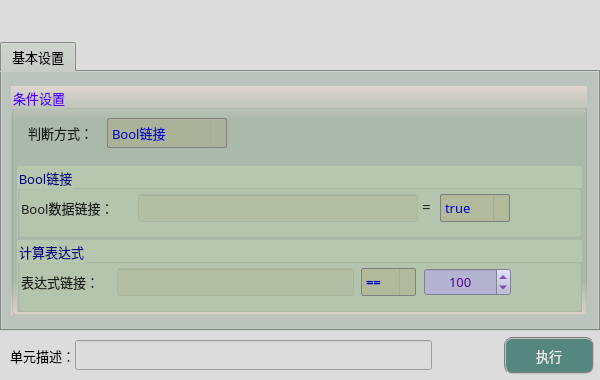
<?xml version="1.0" encoding="UTF-8"?>
<ui version="4.0">
 <class>frmLogicJudgeClass</class>
 <widget class="QDialog" name="frmLogicJudgeClass">
  <property name="geometry">
   <rect>
    <x>0</x>
    <y>0</y>
    <width>600</width>
    <height>380</height>
   </rect>
  </property>
  <property name="sizePolicy">
   <sizepolicy hsizetype="Fixed" vsizetype="Fixed">
    <horstretch>0</horstretch>
    <verstretch>0</verstretch>
   </sizepolicy>
  </property>
  <property name="minimumSize">
   <size>
    <width>600</width>
    <height>380</height>
   </size>
  </property>
  <property name="maximumSize">
   <size>
    <width>600</width>
    <height>380</height>
   </size>
  </property>
  <property name="windowTitle">
   <string>判断语句</string>
  </property>
  <property name="styleSheet">
   <string notr="true">background-color: rgb(220, 220, 220);</string>
  </property>
  <layout class="QGridLayout" name="gridLayout">
   <property name="leftMargin">
    <number>0</number>
   </property>
   <property name="topMargin">
    <number>0</number>
   </property>
   <property name="rightMargin">
    <number>0</number>
   </property>
   <property name="bottomMargin">
    <number>0</number>
   </property>
   <property name="spacing">
    <number>1</number>
   </property>
   <item row="3" column="0" colspan="2">
    <layout class="QHBoxLayout" name="horizontalLayout">
     <property name="spacing">
      <number>0</number>
     </property>
     <property name="bottomMargin">
      <number>6</number>
     </property>
     <item>
      <spacer name="horizontalSpacer">
       <property name="orientation">
        <enum>Qt::Horizontal</enum>
       </property>
       <property name="sizeType">
        <enum>QSizePolicy::Fixed</enum>
       </property>
       <property name="sizeHint" stdset="0">
        <size>
         <width>10</width>
         <height>20</height>
        </size>
       </property>
      </spacer>
     </item>
     <item>
      <widget class="QLabel" name="label_3">
       <property name="sizePolicy">
        <sizepolicy hsizetype="Fixed" vsizetype="Fixed">
         <horstretch>0</horstretch>
         <verstretch>0</verstretch>
        </sizepolicy>
       </property>
       <property name="maximumSize">
        <size>
         <width>83</width>
         <height>25</height>
        </size>
       </property>
       <property name="font">
        <font>
         <family>微软雅黑</family>
         <pointsize>10</pointsize>
        </font>
       </property>
       <property name="styleSheet">
        <string notr="true">background-color: rgba(255, 255, 255, 0);</string>
       </property>
       <property name="text">
        <string>单元描述：</string>
       </property>
      </widget>
     </item>
     <item>
      <widget class="QLineEdit" name="txtDescribe">
       <property name="sizePolicy">
        <sizepolicy hsizetype="Fixed" vsizetype="Fixed">
         <horstretch>0</horstretch>
         <verstretch>0</verstretch>
        </sizepolicy>
       </property>
       <property name="minimumSize">
        <size>
         <width>357</width>
         <height>30</height>
        </size>
       </property>
       <property name="maximumSize">
        <size>
         <width>16777215</width>
         <height>30</height>
        </size>
       </property>
       <property name="font">
        <font>
         <family>微软雅黑</family>
         <pointsize>10</pointsize>
        </font>
       </property>
      </widget>
     </item>
     <item>
      <spacer name="horizontalSpacer_8">
       <property name="orientation">
        <enum>Qt::Horizontal</enum>
       </property>
       <property name="sizeHint" stdset="0">
        <size>
         <width>40</width>
         <height>20</height>
        </size>
       </property>
      </spacer>
     </item>
     <item>
      <widget class="QPushButton" name="btnExecute">
       <property name="minimumSize">
        <size>
         <width>90</width>
         <height>37</height>
        </size>
       </property>
       <property name="font">
        <font>
         <family>微软雅黑</family>
         <pointsize>10</pointsize>
        </font>
       </property>
       <property name="styleSheet">
        <string notr="true">QWidget{ background-color: rgb(85, 135, 127);}
QWidget{ color: rgb(235, 235, 235);}
QWidget{ border: 2px groove gray;border-radius: 8px;padding: 2px 4px;}
QPushButton:hover{ background-color: rgb(85, 155, 127);}
QPushButton:pressed{background-color: rgb(85, 175, 127);}</string>
       </property>
       <property name="text">
        <string>执行</string>
       </property>
      </widget>
     </item>
     <item>
      <spacer name="horizontalSpacer_2">
       <property name="orientation">
        <enum>Qt::Horizontal</enum>
       </property>
       <property name="sizeType">
        <enum>QSizePolicy::Fixed</enum>
       </property>
       <property name="sizeHint" stdset="0">
        <size>
         <width>6</width>
         <height>20</height>
        </size>
       </property>
      </spacer>
     </item>
    </layout>
   </item>
   <item row="0" column="0">
    <spacer name="verticalSpacer_2">
     <property name="orientation">
      <enum>Qt::Vertical</enum>
     </property>
     <property name="sizeType">
      <enum>QSizePolicy::Fixed</enum>
     </property>
     <property name="sizeHint" stdset="0">
      <size>
       <width>20</width>
       <height>42</height>
      </size>
     </property>
    </spacer>
   </item>
   <item row="2" column="0">
    <spacer name="verticalSpacer_4">
     <property name="orientation">
      <enum>Qt::Vertical</enum>
     </property>
     <property name="sizeType">
      <enum>QSizePolicy::Fixed</enum>
     </property>
     <property name="sizeHint" stdset="0">
      <size>
       <width>20</width>
       <height>5</height>
      </size>
     </property>
    </spacer>
   </item>
   <item row="1" column="0" colspan="2">
    <widget class="QTabWidget" name="tabWidget">
     <property name="sizePolicy">
      <sizepolicy hsizetype="Expanding" vsizetype="Expanding">
       <horstretch>0</horstretch>
       <verstretch>0</verstretch>
      </sizepolicy>
     </property>
     <property name="minimumSize">
      <size>
       <width>0</width>
       <height>0</height>
      </size>
     </property>
     <property name="maximumSize">
      <size>
       <width>16777215</width>
       <height>16777215</height>
      </size>
     </property>
     <property name="font">
      <font>
       <family>微软雅黑</family>
       <pointsize>10</pointsize>
      </font>
     </property>
     <property name="styleSheet">
      <string notr="true">background-color: #bcc2bc;</string>
     </property>
     <property name="currentIndex">
      <number>0</number>
     </property>
     <widget class="QWidget" name="tab">
      <attribute name="title">
       <string>基本设置</string>
      </attribute>
      <widget class="QGroupBox" name="groupC">
       <property name="geometry">
        <rect>
         <x>9</x>
         <y>14</y>
         <width>576</width>
         <height>229</height>
        </rect>
       </property>
       <property name="font">
        <font>
         <family>微软雅黑</family>
         <pointsize>10</pointsize>
        </font>
       </property>
       <property name="styleSheet">
        <string notr="true">background-color: qlineargradient(x1:0, y1:0, x2:0, y2:1, stop:0 #dfd5cf, stop: 0.15 #acbbac, stop: 0.85 #acbbac,stop:1 #dfd5cf);
color: rgb(85, 0, 255);</string>
       </property>
       <property name="title">
        <string>条件设置</string>
       </property>
       <widget class="QComboBox" name="comboType">
        <property name="geometry">
         <rect>
          <x>96</x>
          <y>32</y>
          <width>120</width>
          <height>30</height>
         </rect>
        </property>
        <property name="sizePolicy">
         <sizepolicy hsizetype="Fixed" vsizetype="Fixed">
          <horstretch>0</horstretch>
          <verstretch>0</verstretch>
         </sizepolicy>
        </property>
        <property name="minimumSize">
         <size>
          <width>120</width>
          <height>30</height>
         </size>
        </property>
        <property name="maximumSize">
         <size>
          <width>120</width>
          <height>16777215</height>
         </size>
        </property>
        <property name="font">
         <font>
          <family>微软雅黑</family>
          <pointsize>10</pointsize>
         </font>
        </property>
        <property name="styleSheet">
         <string notr="true">QComboBox {
    border: 1px solid gray;
    border-radius: 2px;    
    color: rgb(0, 0, 200);
	background-color: rgba(170, 170, 127,100);
}
QComboBox::drop-down {
    subcontrol-origin: padding;
    subcontrol-position: top right;
    width: 15px; 
    border-left-width: 1px;
    border-left-color: darkgray;
    border-left-style: solid;
    border-top-right-radius: 3px;
    border-bottom-right-radius: 3px;
}

QComboBox::down-arrow {
    image: url(:/resource/down.png);
} 
QComboBox::down-arrow:on {
    top: 1px;
    left: 1px;
}</string>
        </property>
        <property name="sizeAdjustPolicy">
         <enum>QComboBox::AdjustToContents</enum>
        </property>
        <item>
         <property name="text">
          <string>Bool链接</string>
         </property>
        </item>
        <item>
         <property name="text">
          <string>计算表达式</string>
         </property>
        </item>
       </widget>
       <widget class="QLabel" name="label_30">
        <property name="geometry">
         <rect>
          <x>17</x>
          <y>37</y>
          <width>81</width>
          <height>19</height>
         </rect>
        </property>
        <property name="font">
         <font>
          <family>微软雅黑</family>
          <pointsize>10</pointsize>
         </font>
        </property>
        <property name="styleSheet">
         <string notr="true">color: rgb(30, 30, 30);
background-color: rgba(0, 0, 0, 0);</string>
        </property>
        <property name="text">
         <string>判断方式：</string>
        </property>
       </widget>
       <widget class="QGroupBox" name="groupC2">
        <property name="geometry">
         <rect>
          <x>6</x>
          <y>80</y>
          <width>565</width>
          <height>72</height>
         </rect>
        </property>
        <property name="font">
         <font>
          <family>微软雅黑</family>
          <pointsize>10</pointsize>
         </font>
        </property>
        <property name="styleSheet">
         <string notr="true">background-color: #b7c7af;
color: rgb(0, 0, 127);</string>
        </property>
        <property name="title">
         <string>Bool链接</string>
        </property>
        <widget class="QPushButton" name="btnDelLinkBool">
         <property name="geometry">
          <rect>
           <x>534</x>
           <y>28</y>
           <width>27</width>
           <height>27</height>
          </rect>
         </property>
         <property name="toolTip">
          <string>删除Bool数据链接</string>
         </property>
         <property name="styleSheet">
          <string notr="true">QWidget{ border:none;background-color: rgba(0, 0, 0, 0);border-radius: 8px;padding: 2px 4px;}
QPushButton:hover{ background-color: rgba(226, 142, 162, 100);}
QPushButton:pressed{background-color: rgba(226, 172, 162, 200);}</string>
         </property>
         <property name="text">
          <string/>
         </property>
         <property name="icon">
          <iconset resource="sub_res.qrc">
           <normaloff>:/resource/del_link.png</normaloff>:/resource/del_link.png</iconset>
         </property>
         <property name="iconSize">
          <size>
           <width>27</width>
           <height>27</height>
          </size>
         </property>
        </widget>
        <widget class="QPushButton" name="btnLinkBool">
         <property name="geometry">
          <rect>
           <x>502</x>
           <y>28</y>
           <width>27</width>
           <height>27</height>
          </rect>
         </property>
         <property name="toolTip">
          <string>链接Bool数据</string>
         </property>
         <property name="styleSheet">
          <string notr="true">QWidget{ border:none;background-color: rgba(0, 0, 0, 0);border-radius: 8px;padding: 2px 4px;}
QPushButton:hover{ background-color: rgba(85, 150, 127, 100);}
QPushButton:pressed{background-color: rgba(85, 180, 127, 160);}</string>
         </property>
         <property name="text">
          <string/>
         </property>
         <property name="icon">
          <iconset resource="sub_res.qrc">
           <normaloff>:/resource/link.png</normaloff>:/resource/link.png</iconset>
         </property>
         <property name="iconSize">
          <size>
           <width>27</width>
           <height>27</height>
          </size>
         </property>
        </widget>
        <widget class="QLabel" name="label_5">
         <property name="geometry">
          <rect>
           <x>405</x>
           <y>30</y>
           <width>16</width>
           <height>19</height>
          </rect>
         </property>
         <property name="font">
          <font>
           <family>微软雅黑</family>
           <pointsize>11</pointsize>
          </font>
         </property>
         <property name="styleSheet">
          <string notr="true">color: rgb(30, 30, 30);
background-color: rgba(0, 0, 0, 0);</string>
         </property>
         <property name="text">
          <string>=</string>
         </property>
        </widget>
        <widget class="QLabel" name="label_4">
         <property name="geometry">
          <rect>
           <x>4</x>
           <y>32</y>
           <width>119</width>
           <height>19</height>
          </rect>
         </property>
         <property name="font">
          <font>
           <family>微软雅黑</family>
           <pointsize>10</pointsize>
          </font>
         </property>
         <property name="styleSheet">
          <string notr="true">color: rgb(30, 30, 30);
background-color: rgba(0, 0, 0, 0);</string>
         </property>
         <property name="text">
          <string>Bool数据链接：</string>
         </property>
        </widget>
        <widget class="QLineEdit" name="txtLinkBool">
         <property name="geometry">
          <rect>
           <x>121</x>
           <y>28</y>
           <width>280</width>
           <height>28</height>
          </rect>
         </property>
         <property name="font">
          <font>
           <family>微软雅黑</family>
           <pointsize>10</pointsize>
          </font>
         </property>
         <property name="toolTip">
          <string>Bool类型</string>
         </property>
         <property name="styleSheet">
          <string notr="true">color: rgb(0, 0, 200);
background-color: rgba(170, 170, 127,50);</string>
         </property>
         <property name="alignment">
          <set>Qt::AlignCenter</set>
         </property>
         <property name="readOnly">
          <bool>true</bool>
         </property>
        </widget>
        <widget class="QComboBox" name="comboBool">
         <property name="geometry">
          <rect>
           <x>423</x>
           <y>28</y>
           <width>70</width>
           <height>28</height>
          </rect>
         </property>
         <property name="sizePolicy">
          <sizepolicy hsizetype="Fixed" vsizetype="Fixed">
           <horstretch>0</horstretch>
           <verstretch>0</verstretch>
          </sizepolicy>
         </property>
         <property name="minimumSize">
          <size>
           <width>70</width>
           <height>28</height>
          </size>
         </property>
         <property name="maximumSize">
          <size>
           <width>70</width>
           <height>28</height>
          </size>
         </property>
         <property name="font">
          <font>
           <family>微软雅黑</family>
           <pointsize>10</pointsize>
          </font>
         </property>
         <property name="styleSheet">
          <string notr="true">QComboBox {
    border: 1px solid gray;
    border-radius: 2px;    
    color: rgb(0, 0, 200);
	background-color: rgba(170, 170, 127,100);
}
QComboBox::drop-down {
    subcontrol-origin: padding;
    subcontrol-position: top right;
    width: 15px; 
    border-left-width: 1px;
    border-left-color: darkgray;
    border-left-style: solid;
    border-top-right-radius: 3px;
    border-bottom-right-radius: 3px;
}

QComboBox::down-arrow {
    image: url(:/resource/down.png);
} 
QComboBox::down-arrow:on {
    top: 1px;
    left: 1px;
}</string>
         </property>
         <property name="sizeAdjustPolicy">
          <enum>QComboBox::AdjustToContents</enum>
         </property>
         <item>
          <property name="text">
           <string>true</string>
          </property>
         </item>
        </widget>
       </widget>
       <widget class="QGroupBox" name="groupC3">
        <property name="enabled">
         <bool>false</bool>
        </property>
        <property name="geometry">
         <rect>
          <x>6</x>
          <y>154</y>
          <width>565</width>
          <height>72</height>
         </rect>
        </property>
        <property name="font">
         <font>
          <family>微软雅黑</family>
          <pointsize>10</pointsize>
         </font>
        </property>
        <property name="styleSheet">
         <string notr="true">background-color: #b7c7af;
color: rgb(0, 0, 127);</string>
        </property>
        <property name="title">
         <string>计算表达式</string>
        </property>
        <widget class="QPushButton" name="btnDelLinkRegex">
         <property name="geometry">
          <rect>
           <x>534</x>
           <y>28</y>
           <width>27</width>
           <height>27</height>
          </rect>
         </property>
         <property name="toolTip">
          <string>删除计算表达式链接</string>
         </property>
         <property name="styleSheet">
          <string notr="true">QWidget{ border:none;background-color: rgba(0, 0, 0, 0);border-radius: 8px;padding: 2px 4px;}
QPushButton:hover{ background-color: rgba(226, 142, 162, 100);}
QPushButton:pressed{background-color: rgba(226, 172, 162, 200);}</string>
         </property>
         <property name="text">
          <string/>
         </property>
         <property name="icon">
          <iconset resource="sub_res.qrc">
           <normaloff>:/resource/del_link.png</normaloff>:/resource/del_link.png</iconset>
         </property>
         <property name="iconSize">
          <size>
           <width>27</width>
           <height>27</height>
          </size>
         </property>
        </widget>
        <widget class="QPushButton" name="btnLinkRegex">
         <property name="geometry">
          <rect>
           <x>502</x>
           <y>28</y>
           <width>27</width>
           <height>27</height>
          </rect>
         </property>
         <property name="toolTip">
          <string>链接计算表达式</string>
         </property>
         <property name="styleSheet">
          <string notr="true">QWidget{ border:none;background-color: rgba(0, 0, 0, 0);border-radius: 8px;padding: 2px 4px;}
QPushButton:hover{ background-color: rgba(85, 150, 127, 100);}
QPushButton:pressed{background-color: rgba(85, 180, 127, 160);}</string>
         </property>
         <property name="text">
          <string/>
         </property>
         <property name="icon">
          <iconset resource="sub_res.qrc">
           <normaloff>:/resource/link.png</normaloff>:/resource/link.png</iconset>
         </property>
         <property name="iconSize">
          <size>
           <width>27</width>
           <height>27</height>
          </size>
         </property>
        </widget>
        <widget class="QLabel" name="label_7">
         <property name="geometry">
          <rect>
           <x>4</x>
           <y>32</y>
           <width>97</width>
           <height>19</height>
          </rect>
         </property>
         <property name="font">
          <font>
           <family>微软雅黑</family>
           <pointsize>10</pointsize>
          </font>
         </property>
         <property name="styleSheet">
          <string notr="true">color: rgb(30, 30, 30);
background-color: rgba(0, 0, 0, 0);</string>
         </property>
         <property name="text">
          <string>表达式链接：</string>
         </property>
        </widget>
        <widget class="QLineEdit" name="txtLinkRegex">
         <property name="geometry">
          <rect>
           <x>100</x>
           <y>28</y>
           <width>237</width>
           <height>28</height>
          </rect>
         </property>
         <property name="font">
          <font>
           <family>微软雅黑</family>
           <pointsize>10</pointsize>
          </font>
         </property>
         <property name="toolTip">
          <string>Int类型</string>
         </property>
         <property name="styleSheet">
          <string notr="true">color: rgb(0, 0, 200);
background-color: rgba(170, 170, 127,50);</string>
         </property>
         <property name="alignment">
          <set>Qt::AlignCenter</set>
         </property>
         <property name="readOnly">
          <bool>true</bool>
         </property>
        </widget>
        <widget class="QComboBox" name="comboRegex">
         <property name="geometry">
          <rect>
           <x>344</x>
           <y>28</y>
           <width>55</width>
           <height>28</height>
          </rect>
         </property>
         <property name="sizePolicy">
          <sizepolicy hsizetype="Fixed" vsizetype="Fixed">
           <horstretch>0</horstretch>
           <verstretch>0</verstretch>
          </sizepolicy>
         </property>
         <property name="minimumSize">
          <size>
           <width>55</width>
           <height>28</height>
          </size>
         </property>
         <property name="maximumSize">
          <size>
           <width>55</width>
           <height>28</height>
          </size>
         </property>
         <property name="font">
          <font>
           <family>微软雅黑</family>
           <pointsize>10</pointsize>
           <weight>75</weight>
           <bold>true</bold>
          </font>
         </property>
         <property name="styleSheet">
          <string notr="true">QComboBox {
    border: 1px solid gray;
    border-radius: 2px;    
    color: rgb(0, 0, 200);
	background-color: rgba(170, 170, 127,100);
}
QComboBox::drop-down {
    subcontrol-origin: padding;
    subcontrol-position: top right;
    width: 15px; 
    border-left-width: 1px;
    border-left-color: darkgray;
    border-left-style: solid;
    border-top-right-radius: 3px;
    border-bottom-right-radius: 3px;
}

QComboBox::down-arrow {
    image: url(:/resource/down.png);
} 
QComboBox::down-arrow:on {
    top: 1px;
    left: 1px;
}</string>
         </property>
         <property name="sizeAdjustPolicy">
          <enum>QComboBox::AdjustToContents</enum>
         </property>
         <item>
          <property name="text">
           <string>==</string>
          </property>
         </item>
         <item>
          <property name="text">
           <string>!=</string>
          </property>
         </item>
         <item>
          <property name="text">
           <string>&gt;</string>
          </property>
         </item>
         <item>
          <property name="text">
           <string>&gt;=</string>
          </property>
         </item>
         <item>
          <property name="text">
           <string>&lt;</string>
          </property>
         </item>
         <item>
          <property name="text">
           <string>&lt;=</string>
          </property>
         </item>
        </widget>
        <widget class="QSpinBox" name="spinRegex">
         <property name="geometry">
          <rect>
           <x>407</x>
           <y>28</y>
           <width>87</width>
           <height>28</height>
          </rect>
         </property>
         <property name="font">
          <font>
           <family>微软雅黑</family>
           <pointsize>10</pointsize>
          </font>
         </property>
         <property name="styleSheet">
          <string notr="true">QWidget{color: rgb(85, 0, 155);background-color: rgb(180, 180, 210);}
QSpinBox::up-button{
    border:transparent;
}
QSpinBox::down-button{
    border:transparent;
}
QSpinBox::up-arrow{
    image:url(:/resource/up.png);
}
QSpinBox::down-arrow{
    image:url(:/resource/down.png);
}</string>
         </property>
         <property name="alignment">
          <set>Qt::AlignCenter</set>
         </property>
         <property name="minimum">
          <number>-32768</number>
         </property>
         <property name="maximum">
          <number>32767</number>
         </property>
         <property name="value">
          <number>100</number>
         </property>
        </widget>
       </widget>
       <widget class="QLabel" name="lblMsg">
        <property name="geometry">
         <rect>
          <x>268</x>
          <y>37</y>
          <width>299</width>
          <height>19</height>
         </rect>
        </property>
        <property name="font">
         <font>
          <family>微软雅黑</family>
          <pointsize>10</pointsize>
         </font>
        </property>
        <property name="styleSheet">
         <string notr="true">color: rgb(85, 85, 127);
background-color: rgba(0, 0, 0, 0);</string>
        </property>
        <property name="text">
         <string/>
        </property>
       </widget>
      </widget>
     </widget>
    </widget>
   </item>
  </layout>
 </widget>
 <layoutdefault spacing="6" margin="11"/>
 <resources>
  <include location="sub_res.qrc"/>
  <include location="../../DetectIdentify/SelectShape/sub_res.qrc"/>
  <include location="../../GeometryTools/FitCircle/sub_res.qrc"/>
 </resources>
 <connections/>
</ui>
